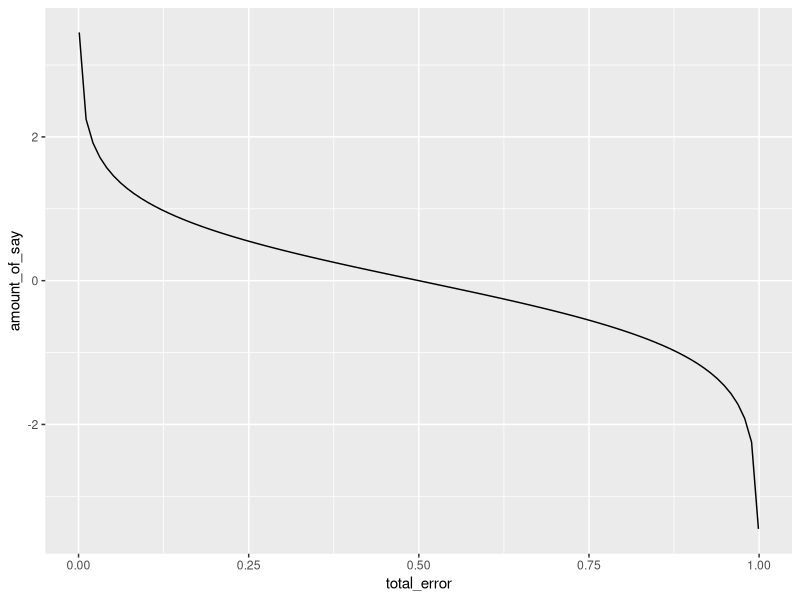
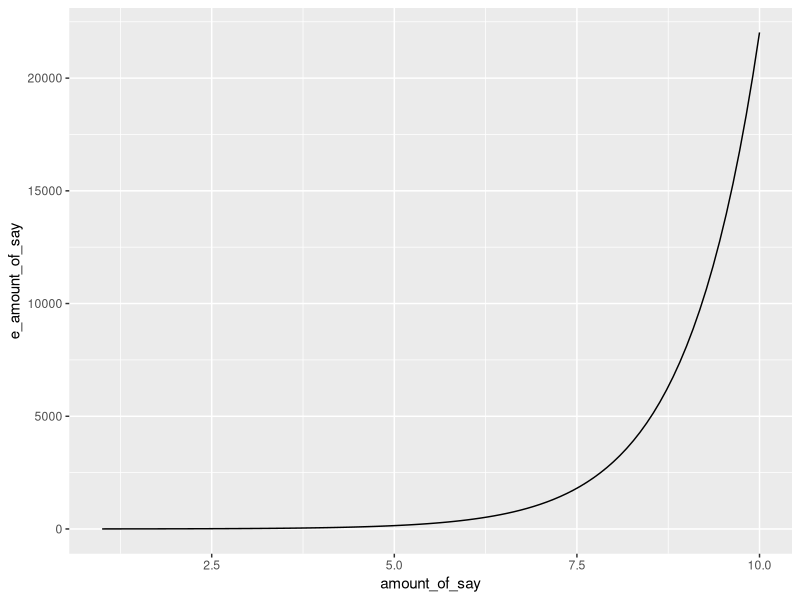
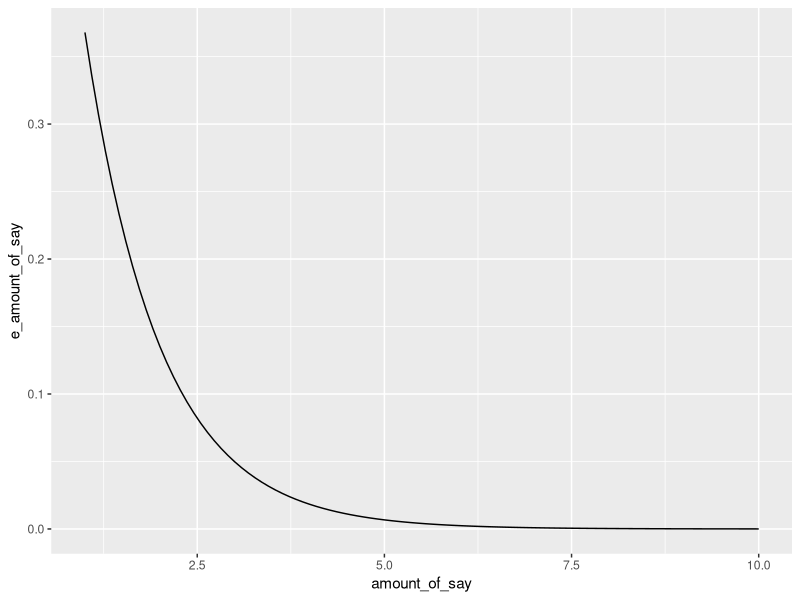

Generate these figures, in order, with R:
## ---- chunk 1
knitr::opts_chunk$set(cache=TRUE)
## ---- chunk 2
smoking <- c("Yes", "No", "Yes", "Yes", "No", "No", "Yes", "Yes")
family_history <- c("Yes", "Yes", "No", "Yes", "Yes", "Yes", "No", "Yes")
height <- c(5.3, 6, 5.2, 5, 5.9, 4.7, 5.2, 5.4)
cancer <- c("Yes", "Yes", "Yes", "Yes", "No", "No", "No", "No")
df <- data.frame(smoking, family_history, height, cancer)
df
## ---- chunk 3
df$Ini_weights <- rep(0.125, 8)
df
## ---- chunk 4
library(ggplot2)
x <- seq(0.001, 0.999, length = 100)
y <- 0.5*(log((1-x)/x))
df2 <- data.frame(total_error=x, amount_of_say=y)
ggplot(df2, aes(x=total_error, y=amount_of_say)) + geom_line()
## ---- chunk 5
df
## ---- chunk 6
x <- seq(1, 10, length = 100)
y <- exp(x)
df2 <- data.frame(amount_of_say=x, e_amount_of_say=y)
ggplot(df2, aes(x=amount_of_say, y=e_amount_of_say)) + geom_line()
## ---- chunk 7
x <- seq(1, 10, length = 100)
y <- exp(-x)
df2 <- data.frame(amount_of_say=x, e_amount_of_say=y)
ggplot(df2, aes(x=amount_of_say, y=e_amount_of_say)) + geom_line()
## ---- chunk 8
int_weights <- rep(0.125, 8)
new_weights <- c(0.05, 0.05, 0.05, 0.33, 0.05, 0.05, 0.05, 0.05)
df4 <- data.frame(ini_weights=int_weights, new_weights = new_weights)
df4
## ---- chunk 9
int_weights <- rep(0.125, 8)
new_weights <- c(0.05, 0.05, 0.05, 0.33, 0.05, 0.05, 0.05, 0.05)
normalized_weights <- new_weights/0.68
df4 <- data.frame(ini_weights=int_weights, new_weights = new_weights, normalized_weights=normalized_weights)
df4
## ---- chunk 10
colour <- c("blue", "brown", "blue", "black", "brown", "blue")
gender <- c("M", "F", "F", "M", "M", "F")
tusk_length <- c(1.6, 1.6, 1.5, 1.8, 1.5, 1.4)
bmi <- c(2.3, 2.4, 3.2, 3.4, 3.5, 2.1)
df4 <- data.frame(colour = colour, gender = gender, tusk_length = tusk_length, bmi)
df4
